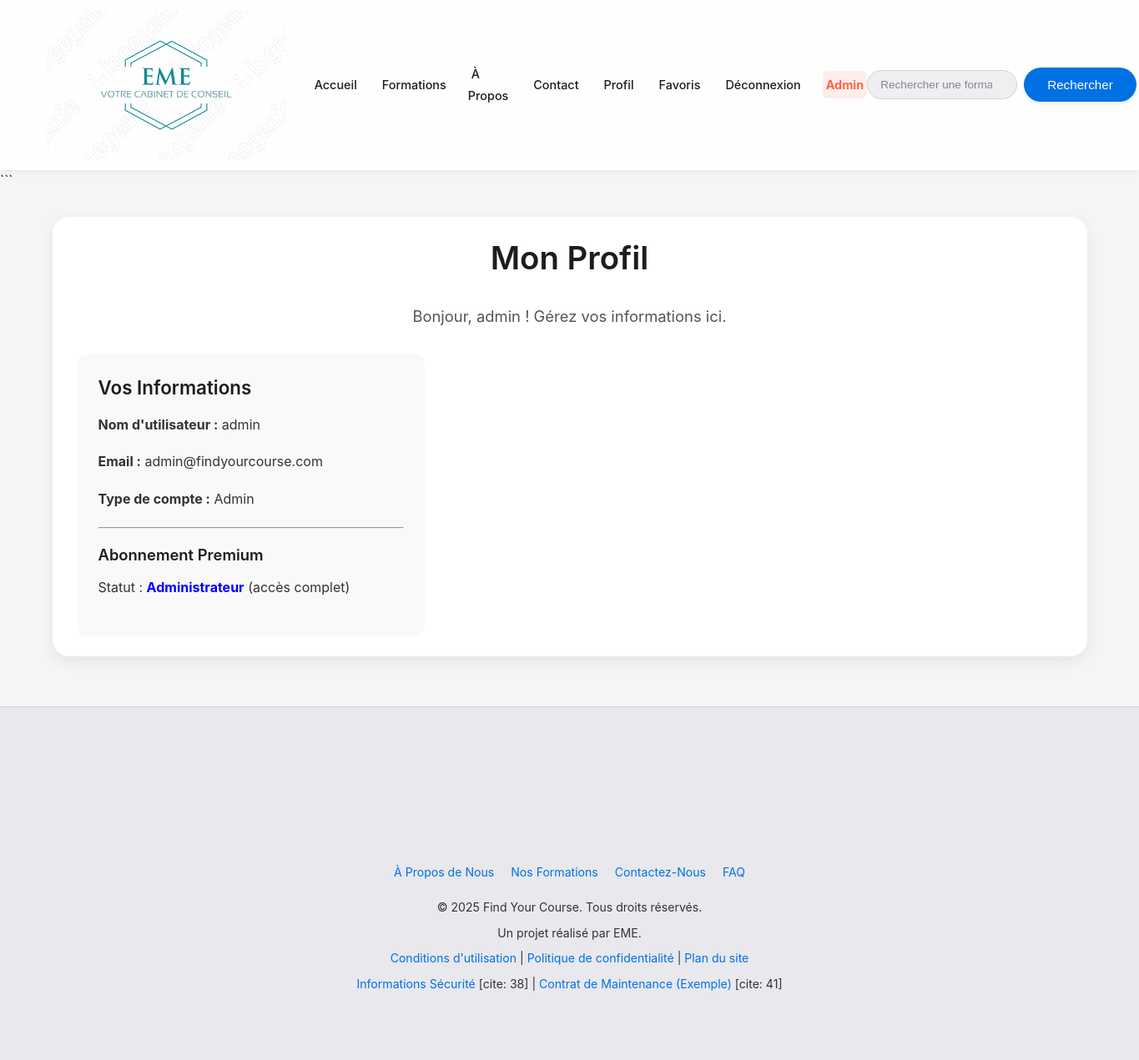
The app's page /profile.php (signed in) with its own data.
### tables this page shows
CREATE TABLE `users` (
  `id` INT AUTO_INCREMENT PRIMARY KEY,
  `username` VARCHAR(50) NOT NULL UNIQUE,
  `email` VARCHAR(100) NOT NULL UNIQUE,
  `password` VARCHAR(255) NOT NULL COMMENT 'Hashed password',
  `first_name` VARCHAR(50) DEFAULT NULL,
  `last_name` VARCHAR(50) DEFAULT NULL,
  `code_verification` INT DEFAULT NULL,
  `email_verified` TINYINT(1) DEFAULT 0,
  `role` ENUM('student', 'admin', 'premium_student') NOT NULL DEFAULT 'student' COMMENT 'User role determines access level',
  `registration_date` TIMESTAMP DEFAULT CURRENT_TIMESTAMP
);

### profile.php (the view, shortened to what this page needs)
<?php
require_once 'includes/db_connect.php';
$user_id = $_SESSION['user_id'];
$stmt_user = $conn->prepare("SELECT username, email, first_name, last_name, registration_date, role FROM users WHERE id = ?");
$stmt_user->bind_param("i", $user_id);
$stmt_user->execute();
$user_result = $stmt_user->get_result();
$user_data = $user_result->fetch_assoc();
require_once 'includes/header.php';
?>
<div class="container">
    <section class="page-header" style="text-align:center; margin-bottom:30px;">
        <h1>Mon Profil</h1>
        <p class="lead">Bonjour, <?php echo htmlspecialchars($user_data['username']); ?> ! Gérez vos informations ici.</p>
    </section>
    <div style="display: flex; flex-wrap: wrap; gap: 30px;">
        <section class="profile-info-display" style="flex: 1; min-width: 280px; background-color: #f9f9f9; padding: 25px; border-radius: 10px;">
            <h3>Vos Informations</h3>
            <p><strong>Nom d'utilisateur :</strong> <?php echo htmlspecialchars($user_data['username']); ?></p>
            <p><strong>Email :</strong> <?php echo htmlspecialchars($user_data['email']); ?></p>
            <p><strong>Type de compte :</strong> <?php echo htmlspecialchars(ucfirst(str_replace('_', ' ', $user_data['role']))); ?></p>
            <hr style="margin: 20px 0;">
            <h4>Abonnement Premium</h4>
            <?php if ($user_data['role'] === 'premium_student'): ?>
                <p>Statut : <span style="color:green; font-weight:bold;">Actif</span></p>
                <p>Vous avez accès à tout notre contenu exclusif.</p>
                <button id="show-unsubscribe-modal-btn" class="button" style="background-color: #dc3545; box-shadow:none;">Se désabonner</button>
            <?php elseif ($user_data['role'] === 'student'): ?>
                <p>Statut : Inactif</p>
                <a href="<?php echo getBaseUrl(); ?>/subscribe_premium.php" class="button button-secondary">Passer à Premium</a>
            <?php else:  ?>
                 <p>Statut : <span style="color:blue; font-weight:bold;">Administrateur</span> (accès complet)</p>
            <?php endif; ?>
             </section>
        <section class="profile-update-forms" style="flex: 2; min-width: 300px;">
            </section>
    </div>
</div>
<?php
require_once 'includes/footer.php';
?>

### assets/css/style.css (style rules this page uses)
body, html { margin: 0; padding: 0; font-family: -apple-system, BlinkMacSystemFont, "Segoe UI", Roboto, Helvetica, Arial, sans-serif, "Apple Color Emoji", "Segoe UI Emoji", "Segoe UI Symbol"; background-color: #f5f5f7; color: #1d1d1f; line-height: 1.6; scroll-behavior: smooth; font-size: 16px; }
.container { width: 90%; max-width: 1180px; margin: 30px auto; padding: 25px 30px; background-color: #fff; border-radius: 20px; box-shadow: 0 6px 18px rgba(0,0,0,0.07); }
h1, h2, h3, h4, h5, h6 { color: #1d1d1f; font-weight: 600; margin-top: 0; margin-bottom: 0.8em; line-height: 1.3; }
h1 { font-size: 2.4em; }
h3 { font-size: 1.4em; }
h4 { font-size: 1.15em; }
p { margin-top: 0; margin-bottom: 1.2em; color: #333333; }
.lead { font-size: 1.15em; color: #555; margin-bottom: 1.5em; }

### records on screen
users: username "admin", email "admin@findyourcourse.com", role "Admin"
